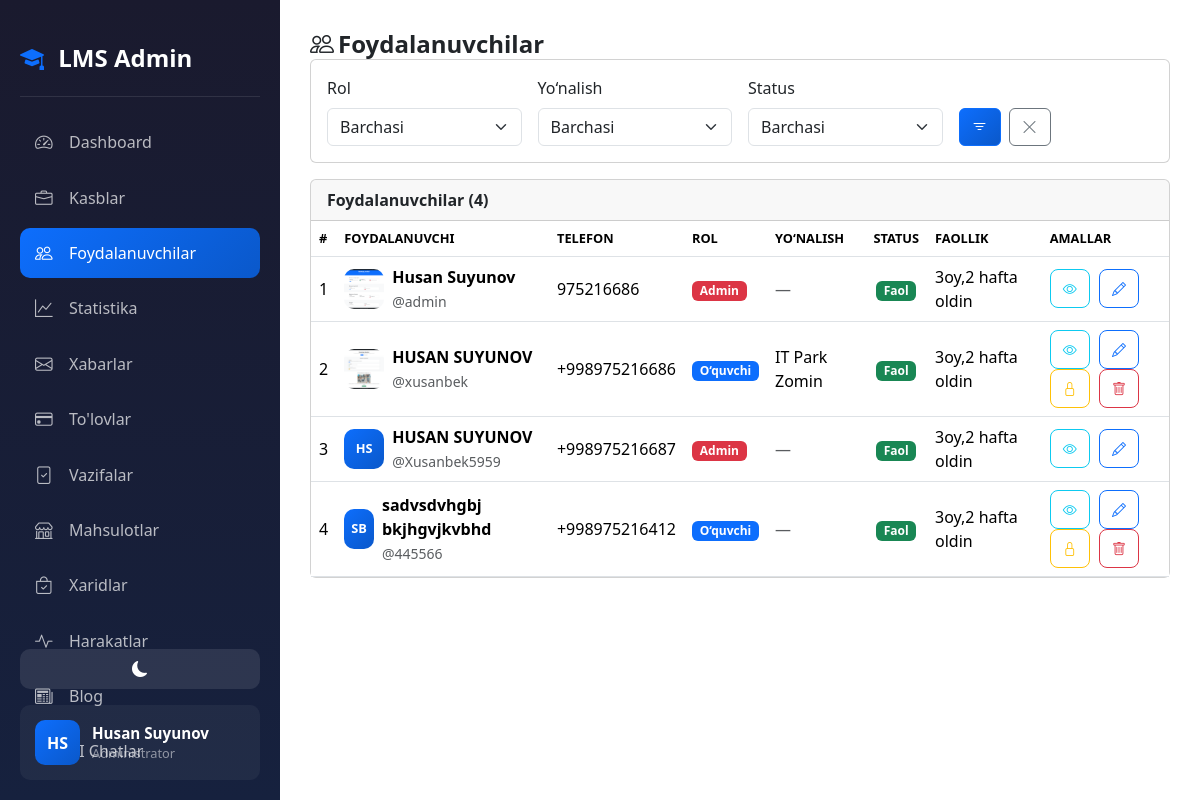
The app's page /dashboard/users/ (signed in) with its own data.
### accounts/models.py (models this page shows, shortened)
class CustomUser(AbstractUser):
    ROLE_CHOICES = (
        ('admin', 'Admin'),
        ('teacher', 'O\'qituvchi'),
        ('student', 'O\'quvchi'),
    )
    first_name = models.CharField(max_length=100, verbose_name="Ism")
    last_name = models.CharField(max_length=100, verbose_name="Familiya")
    phone = models.CharField(max_length=20, unique=True, verbose_name="Telefon raqam")
    role = models.CharField(max_length=20, choices=ROLE_CHOICES, default='student', verbose_name="Rol")
    photo = models.ImageField(upload_to='profiles/', blank=True, null=True, verbose_name="Profil rasmi")
    profession = models.ForeignKey(Profession, on_delete=models.SET_NULL, null=True, blank=True, related_name='students', verbose_name="Yo'nalish")
    is_blocked = models.BooleanField(default=False, verbose_name="Bloklangan")
    last_activity = models.DateTimeField(null=True, blank=True, verbose_name="Oxirgi faollik")
    bio = models.TextField(blank=True, null=True, verbose_name="O'zi haqida")
    coins = models.IntegerField(default=0, verbose_name="Coinlar")
    total_online_time = models.IntegerField(default=0, verbose_name="Jami online vaqt (daqiqa)")
    address = models.CharField(max_length=300, blank=True, null=True, verbose_name="Yashash manzili")
    birth_date = models.DateField(null=True, blank=True, verbose_name="Tug'ilgan kuni")
    id_card = models.FileField(upload_to='documents/id_cards/', blank=True, null=True, verbose_name="ID karta/Pasport")
    birth_certificate = models.FileField(upload_to='documents/birth_certificates/', blank=True, null=True, verbose_name="Tug'ilganlik haqida guvohnoma")
    @property
    def is_admin(self):
        return self.role == 'admin'
    @property
    def is_online(self):
        if self.last_activity:
            now = timezone.now()
            diff = now - self.last_activity
            return diff.total_seconds() < 300
        return False
    @property
    def full_name(self):
        return f"{self.first_name} {self.last_name}"
    def get_initials(self):
        first = self.first_name[0] if self.first_name else ''
        last = self.last_name[0] if self.last_name else ''
        return f"{first}{last}".upper()
    class Meta:
        verbose_name = "Foydalanuvchi"
        verbose_name_plural = "Foydalanuvchilar"

class Profession(models.Model):
    name = models.CharField(max_length=200, verbose_name="Kasb nomi")
    photo = models.ImageField(upload_to='professions/', verbose_name="Rasm")
    description = models.TextField(verbose_name="Kasb haqida")
    created_at = models.DateTimeField(auto_now_add=True)
    class Meta:
        verbose_name = "Kasb"
        verbose_name_plural = "Kasblar"
        ordering = ['-created_at']

### accounts/views.py (the view)
# urls.py: path('dashboard/users/', views.admin_users, name='admin_users'),
@login_required
def admin_users(request):
    if not request.user.is_admin:
        return redirect('home')
    role_filter = request.GET.get('role', '')
    profession_filter = request.GET.get('profession', '')
    status_filter = request.GET.get('status', '')
    users = CustomUser.objects.all()
    if role_filter:
        users = users.filter(role=role_filter)
    if profession_filter:
        users = users.filter(profession_id=profession_filter)
    if status_filter == 'blocked':
        users = users.filter(is_blocked=True)
    elif status_filter == 'active':
        users = users.filter(is_blocked=False)
    professions = Profession.objects.all()
    return render(request, 'accounts/admin/users.html', {
        'users': users,
        'professions': professions,
        'role_filter': role_filter,
        'profession_filter': profession_filter,
        'status_filter': status_filter,
    })

### accounts/templates/accounts/admin/users.html (shortened to what this page needs)
{% extends 'accounts/admin/base_admin.html' %}
{% block admin_content %}
<div class="admin-ios">
<h1 class="page-title">
    <i class="bi bi-people me-1"></i>Foydalanuvchilar
</h1>
<div class="card mb-3">
    <div class="card-body">
        <form method="GET" class="row g-3">
            <div class="col-md-3">
                <label class="form-label">Rol</label>
                <select name="role" class="form-select">
                    <option value="">Barchasi</option>
                </select>
            </div>
            <div class="col-md-3">
                <label class="form-label">Yo‘nalish</label>
                <select name="profession" class="form-select">
                    <option value="">Barchasi</option>
                </select>
            </div>
            <div class="col-md-3">
                <label class="form-label">Status</label>
                <select name="status" class="form-select">
                    <option value="">Barchasi</option>
                </select>
            </div>
            <div class="col-md-3 d-flex align-items-end gap-2">
                <button type="submit" class="btn btn-primary">
                    <i class="bi bi-filter"></i>
                </button>
                <a href="{% url 'admin_users' %}" class="btn btn-outline-secondary">
                    <i class="bi bi-x-lg"></i>
                </a>
            </div>
        </form>
    </div>
</div>
<div class="card">
    <div class="card-header">
        Foydalanuvchilar ({{ users.count }})
    </div>
    <div class="card-body p-0">
    {% if users %}
    <div class="table-responsive">
        <table class="table mb-0">
            <thead>
                <tr>
                    <th>#</th>
                    <th>Foydalanuvchi</th>
                    <th>Telefon</th>
                    <th>Rol</th>
                    <th>Yo‘nalish</th>
                    <th class="text-center">Status</th>
                    <th>Faollik</th>
                    <th>Amallar</th>
                </tr>
            </thead>
            <tbody>
            {% for u in users %}
            <tr>
                <td data-label="#"> {{ forloop.counter }} </td>
                <td data-label="Foydalanuvchi">
                    <div class="d-flex align-items-center gap-2">
                        {% if u.photo %}
                        <img src="{{ u.photo.url }}" class="user-avatar-sm">
                        {% else %}
                        <div class="user-avatar-placeholder">{{ u.get_initials }}</div>
                        {% endif %}
                        <div>
                            <strong>{{ u.full_name }}</strong>
                            <br><small class="text-muted">@{{ u.username }}</small>
                        </div>
                    </div>
                </td>
                <td data-label="Telefon">{{ u.phone }}</td>
                <td data-label="Rol">
                    <span class="badge
                        {% if u.role == 'admin' %}bg-danger
                        {% elif u.role == 'teacher' %}bg-success
                        {% else %}bg-primary{% endif %}">
                        {% if u.role == 'admin' %}Admin{% elif u.role == 'teacher' %}O‘qituvchi{% else %}O‘quvchi{% endif %}
                    </span>
                </td>
                <td data-label="Yo‘nalish">
                    {% if u.profession %}{{ u.profession.name }}{% else %}<span class="text-muted">—</span>{% endif %}
                </td>
                <td data-label="Status" class="text-center">
                    {% if u.is_blocked %}
                    <span class="badge bg-danger">Bloklangan</span>
                    {% else %}
                    <span class="badge bg-success">Faol</span>
                    {% endif %}
                </td>
                <td data-label="Faollik">
                    {% if u.last_activity %}
                        {{ u.last_activity|timesince }} oldin
                    {% else %}
                        <span class="text-muted">—</span>
                    {% endif %}
                </td>
                <td data-label="Amallar" class="action-btns">
                    <a href="{% url 'admin_user_view' u.pk %}" class="btn btn-sm btn-outline-info">
                        <i class="bi bi-eye"></i>
                    </a>
                    <a href="{% url 'admin_user_edit' u.pk %}" class="btn btn-sm btn-outline-primary">
                        <i class="bi bi-pencil"></i>
                    </a>
                    {% if not u.is_admin %}
                    <a href="{% url 'admin_user_block' u.pk %}" class="btn btn-sm btn-outline-warning">
                        <i class="bi bi-{% if u.is_blocked %}unlock{% else %}lock{% endif %}"></i>
                    </a>
                    <a href="{% url 'admin_user_delete' u.pk %}" class="btn btn-sm btn-outline-danger">
                        <i class="bi bi-trash"></i>
                    </a>
                    {% endif %}
                </td>
            </tr>
            {% endfor %}
            </tbody>
        </table>
    </div>
    {% else %}
    <div class="text-center py-5 text-muted">
        <i class="bi bi-people" style="font-size:2.5rem;"></i>
        <p class="mt-2 mb-0">Foydalanuvchilar topilmadi</p>
    </div>
    {% endif %}
    </div>
</div>
</div>
{% endblock %}

### accounts/templates/accounts/admin/base_admin.html (shortened to what this page needs)
<!DOCTYPE html>
<html lang="uz" data-bs-theme="light">
<head>
    {% load static %}
    <link rel="stylesheet" href="{% static 'css/base_admin.css' %}">
    <link rel="stylesheet" href="{% static 'effects/weather_effect.css' %}">
    <link href="https://cdn.jsdelivr.net/npm/bootstrap@5.3.2/dist/css/bootstrap.min.css" rel="stylesheet">
    <link href="https://cdn.jsdelivr.net/npm/bootstrap-icons@1.11.1/font/bootstrap-icons.css" rel="stylesheet">
</head>
<body>
    <div id="weather_effect"></div>
    <div class="sidebar">
        <div class="sidebar-brand" style="text-decoration: none;">
            <a href="{% url 'home' %}" class="nav-link"> <i class="bi bi-mortarboard-fill me-2 "></i>
                <span>LMS Admin</span></a>
        </div>
        <nav class="sidebar-nav">
            <a href="{% url 'admin_dashboard' %}"
                class="nav-link {% if request.resolver_match.url_name == 'admin_dashboard' %}active{% endif %}">
                <i class="bi bi-speedometer2"></i>
                <span>Dashboard</span>
            </a>
            <a href="{% url 'admin_professions' %}"
                class="nav-link {% if 'profession' in request.resolver_match.url_name %}active{% endif %}">
                <i class="bi bi-briefcase"></i>
                <span>Kasblar</span>
            </a>
            <a href="{% url 'admin_users' %}"
                class="nav-link {% if 'user' in request.resolver_match.url_name %}active{% endif %}">
                <i class="bi bi-people"></i>
                <span>Foydalanuvchilar</span>
            </a>
            <a href="{% url 'admin_statistics' %}"
                class="nav-link {% if request.resolver_match.url_name == 'admin_statistics' %}active{% endif %}">
                <i class="bi bi-graph-up"></i>
                <span>Statistika</span>
            </a>
            <a href="{% url 'admin_messages' %}"
                class="nav-link {% if 'message' in request.resolver_match.url_name %}active{% endif %}">
                <i class="bi bi-envelope"></i>
                <span>Xabarlar</span>
            </a>
            <a href="{% url 'admin_payments' %}"
                class="nav-link {% if 'payment' in request.resolver_match.url_name %}active{% endif %}">
                <i class="bi bi-credit-card"></i>
                <span>To'lovlar</span>
            </a>
            <a href="{% url 'homework_submissions' %}"
                class="nav-link {% if request.resolver_match.url_name == 'homework_submissions' %}active{% endif %}">
                <i class="bi bi-file-check"></i>
                <span>Vazifalar</span>
            </a>
            <a href="{% url 'coin:admin_products' %}"
                class="nav-link {% if 'product' in request.resolver_match.url_name %}active{% endif %}">
                <i class="bi bi-shop"></i>
                <span>Mahsulotlar</span>
            </a>
            <a href="{% url 'coin:admin_purchases' %}"
                class="nav-link {% if 'purchase' in request.resolver_match.url_name %}active{% endif %}">
                <i class="bi bi-bag-check"></i>
                <span>Xaridlar</span>
            </a>
            <a href="{% url 'coin:admin_activities' %}"
                class="nav-link {% if 'activities' in request.resolver_match.url_name %}active{% endif %}">
                <i class="bi bi-activity"></i>
                <span>Harakatlar</span>
            </a>
            <a href="{% url 'blog:admin_posts' %}" class="nav-link {% if 'blog' in request.path %}active{% endif %}">
                <i class="bi bi-newspaper"></i>
                <span>Blog</span>
            </a>
            <a href="{% url 'ai_yordamchi:admin_chats' %}" class="nav-link {% if 'ai_yordamchi' in request.path %}active{% endif %}">
                <i class="bi bi-robot"></i>
                <span>AI Chatlar</span>
            </a>
        </nav>
        <div class="sidebar-footer">
            <button class="theme-toggle-admin w-100 mb-3" id="themeToggle">
                <i class="bi bi-moon-fill" id="themeIcon"></i>
            </button>
            <div class="user-info">
                <div class="user-avatar">
                    {{ user.first_name.0 }}{{ user.last_name.0 }}
                </div>
                <div>
                    <div class="user-name">{{ user.first_name }} {{ user.last_name }}</div>
                    <div class="user-role">Administrator</div>
                </div>
            </div>
        </div>
    </div>
    <div class="main-content">
        {% block admin_content %}{% endblock %}
    </div>
</body>
</html>

### records on screen
CustomUser: first_name.0 "H", last_name.0 "S", first_name "Husan", last_name "Suyunov", photo (picture), full_name "Husan Suyunov", username "admin", phone "975216686", role "Admin", is_blocked "Faol", last_activity "3oy,2 hafta"
CustomUser: photo (picture), full_name "HUSAN SUYUNOV", username "xusanbek", phone "+998975216686", role "O‘quvchi", profession.name "IT Park Zomin", is_blocked "Faol", last_activity "3oy,2 hafta"
CustomUser: get_initials "HS", full_name "HUSAN SUYUNOV", username "Xusanbek5959", phone "+998975216687", role "Admin", is_blocked "Faol", last_activity "3oy,2 hafta"
CustomUser: get_initials "SB", full_name "sadvsdvhgbj bkjhgvjkvbhd", username "445566", phone "+998975216412", role "O‘quvchi", is_blocked "Faol", last_activity "3oy,2 hafta"

### other values on screen
{{ users.count }} "4"
